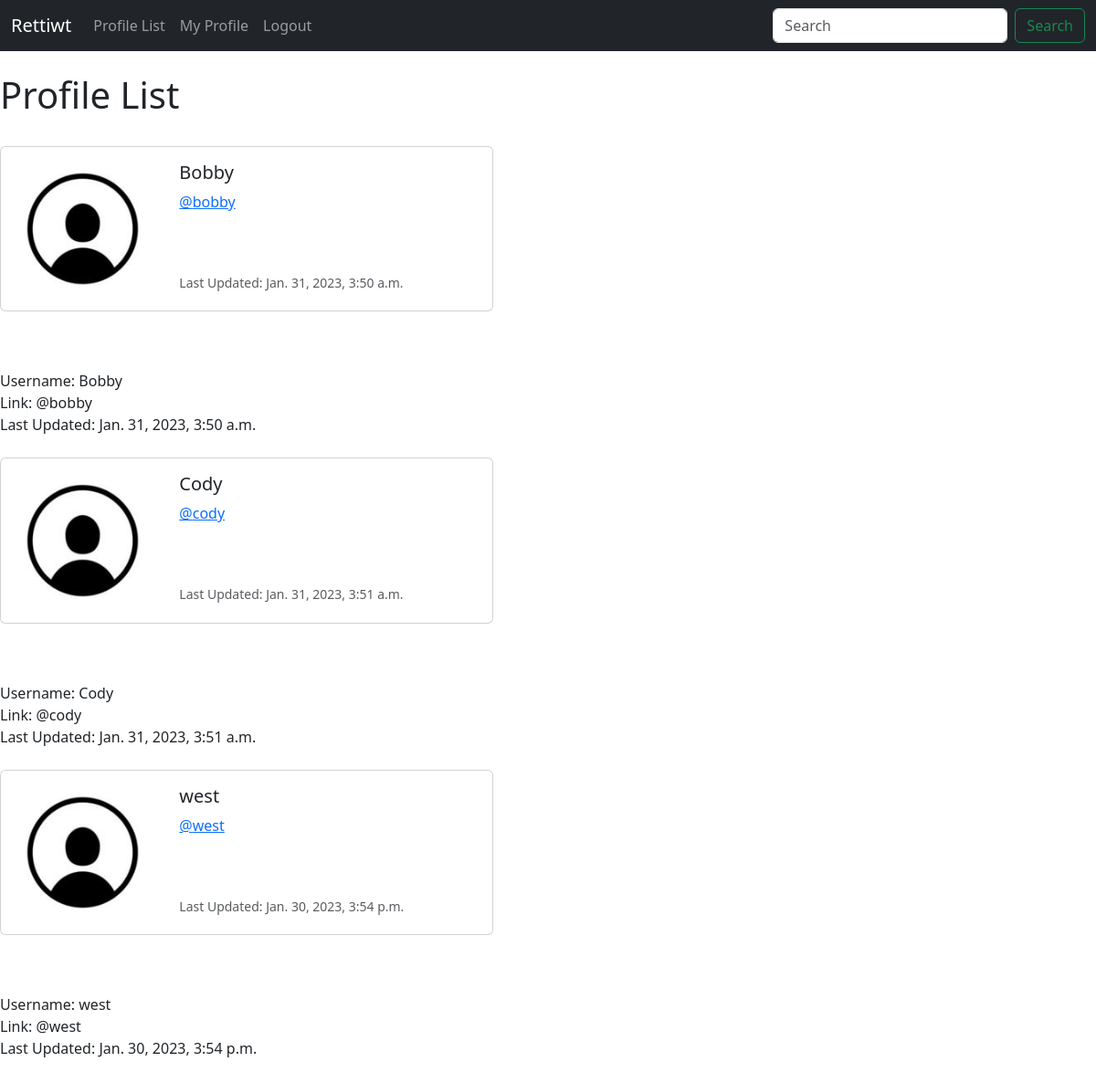
Screenshot of /profile_list/ (signed in) with the database file from the repository.
### rettiwt/models.py (models this page shows, shortened)
class Profile(models.Model):
    user = models.OneToOneField(User, on_delete=models.CASCADE)
    follows= models.ManyToManyField("self",
            related_name="followed_by",
            symmetrical=False,
            blank=True)
    date_modified = models.DateTimeField(User, auto_now=True)

### rettiwt/views.py (the view)
# urls.py: path('profile_list/', views.profile_list, name = 'profile_list'),
def profile_list(request):
    if request.user.is_authenticated:
        profiles = Profile.objects.exclude(user=request.user)
        return render(request, 'profile_list.html', {"profiles":profiles})
    else:
        messages.success(request, ("You must be logged in to view this page..."))
        return redirect('home')

### rettiwt/templates/profile_list.html
{% extends 'base.html' %}
{% load static %}
{% block content %}
    <h1>Profile List</h1>
<br/>
{% if profiles %}
    {% for profile in profiles %}
<div class="card mb-3" style="max-width: 540px;">
  <div class="row g-0">
    <div class="col-md-4">
      <img src="{% static 'imgs/defaultimg.jpg' %}" class="img-fluid rounded-start" alt="profile img">
    </div>
    <div class="col-md-8">
      <div class="card-body">
        <h5 class="card-title">{{ profile.user.username }}</h5>
        <p class="card-text"><a href="{% url 'profile' profile.user.id %}">@{{ profile.user.username|lower }}</a> </p>
          <br/><br/>
        <p class="card-text"><small class="text-muted">Last Updated: {{ profile.date_modified }} </small></p>
      </div>
    </div>
  </div>
</div>
<br/><br/>
            Username: {{ profile.user.username }}<br/>
            Link: @{{ profile.user.username|lower }}<br/>
            Last Updated: {{ profile.date_modified }}
            <br/><br/>
    {% endfor %}
<br>
{% endif %}
{% endblock %}

### rettiwt/templates/base.html (shortened to what this page needs)
<!doctype html>
<html lang="en">
  <head>
    <link href="https://cdn.jsdelivr.net/npm/bootstrap@5.3.0-alpha1/dist/css/bootstrap.min.css" rel="stylesheet"
>
  </head>
  <body>
    {% include 'navbar.html' %}
    <br>
    <div>
      {% block content %}
      {% endblock %}
    </div>
  </body>
</html>

### rettiwt/templates/navbar.html (shortened to what this page needs)
<nav class="navbar navbar-expand-lg navbar-dark bg-dark ">
  <div class="container-fluid">
    <a class="navbar-brand" href="{% url 'home' %}">Rettiwt</a>
    <div class="collapse navbar-collapse" id="navbarSupportedContent">
      <ul class="navbar-nav me-auto mb-2 mb-lg-0">
        <li class="nav-item">
          <a class="nav-link" href="{% url 'profile_list' %}">Profile List</a>
        </li>
        {% if user.is_authenticated %}
          <li class="nav-item">
          <a class="nav-link" href="{% url 'profile' request.user.id %}">My Profile</a>
          </li>
          <li class="nav-item">
          <a class="nav-link" href="{% url 'logout' %}">Logout</a>
          </li>
        {% endif %}
      </ul>
      <form class="d-flex" role="search">
        <input class="form-control me-2" type="search" placeholder="Search" aria-label="Search">
        <button class="btn btn-outline-success" type="submit">Search</button>
      </form>
    </div>
  </div>
</nav>

### rows the page displays
Profile: user.username "Bobby", user.username "bobby", date_modified "Jan. 31, 2023, 3:50 a.m."
Profile: user.username "Cody", user.username "cody", date_modified "Jan. 31, 2023, 3:51 a.m."
Profile: user.username "west", date_modified "Jan. 30, 2023, 3:54 p.m."
